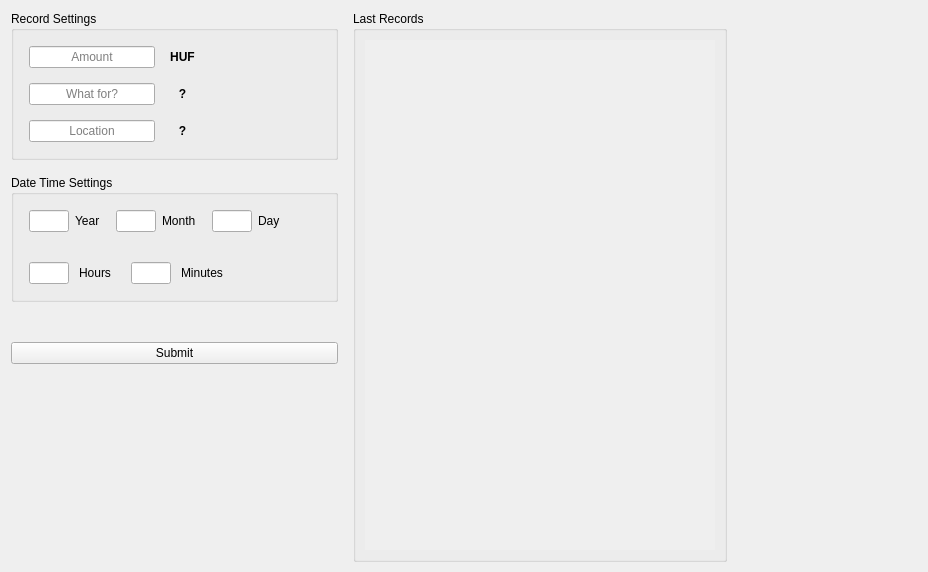
<?xml version="1.0" encoding="UTF-8"?>
<ui version="4.0">
 <class>NewRecordWidget</class>
 <widget class="QWidget" name="NewRecordWidget">
  <property name="geometry">
   <rect>
    <x>0</x>
    <y>0</y>
    <width>928</width>
    <height>572</height>
   </rect>
  </property>
  <property name="windowTitle">
   <string>Form</string>
  </property>
  <layout class="QGridLayout" name="gridLayout_2">
   <property name="rightMargin">
    <number>0</number>
   </property>
   <property name="bottomMargin">
    <number>10</number>
   </property>
   <property name="spacing">
    <number>15</number>
   </property>
   <item row="0" column="1" rowspan="5">
    <widget class="QGroupBox" name="groupBox_3">
     <property name="sizePolicy">
      <sizepolicy hsizetype="Expanding" vsizetype="Preferred">
       <horstretch>0</horstretch>
       <verstretch>0</verstretch>
      </sizepolicy>
     </property>
     <property name="title">
      <string>Last Records</string>
     </property>
     <property name="flat">
      <bool>true</bool>
     </property>
     <layout class="QGridLayout" name="gridLayout_5">
      <item row="0" column="0">
       <widget class="QScrollArea" name="scrollArea">
        <property name="sizePolicy">
         <sizepolicy hsizetype="Preferred" vsizetype="Expanding">
          <horstretch>0</horstretch>
          <verstretch>0</verstretch>
         </sizepolicy>
        </property>
        <property name="minimumSize">
         <size>
          <width>350</width>
          <height>0</height>
         </size>
        </property>
        <property name="maximumSize">
         <size>
          <width>350</width>
          <height>16777215</height>
         </size>
        </property>
        <property name="frameShape">
         <enum>QFrame::NoFrame</enum>
        </property>
        <property name="widgetResizable">
         <bool>true</bool>
        </property>
        <widget class="Content::History::Component::HistoryListingWidget" name="m_historyListing_widget">
         <property name="geometry">
          <rect>
           <x>0</x>
           <y>0</y>
           <width>350</width>
           <height>513</height>
          </rect>
         </property>
         <property name="sizePolicy">
          <sizepolicy hsizetype="Preferred" vsizetype="Preferred">
           <horstretch>0</horstretch>
           <verstretch>0</verstretch>
          </sizepolicy>
         </property>
         <property name="minimumSize">
          <size>
           <width>0</width>
           <height>0</height>
          </size>
         </property>
         <property name="maximumSize">
          <size>
           <width>16777215</width>
           <height>16777215</height>
          </size>
         </property>
        </widget>
       </widget>
      </item>
     </layout>
    </widget>
   </item>
   <item row="1" column="0">
    <widget class="QGroupBox" name="groupBox">
     <property name="title">
      <string>Date Time Settings</string>
     </property>
     <property name="flat">
      <bool>true</bool>
     </property>
     <layout class="QGridLayout" name="gridLayout">
      <property name="leftMargin">
       <number>15</number>
      </property>
      <property name="topMargin">
       <number>15</number>
      </property>
      <property name="rightMargin">
       <number>15</number>
      </property>
      <property name="bottomMargin">
       <number>15</number>
      </property>
      <property name="horizontalSpacing">
       <number>15</number>
      </property>
      <property name="verticalSpacing">
       <number>30</number>
      </property>
      <item row="0" column="0">
       <layout class="QHBoxLayout" name="horizontalLayout">
        <property name="spacing">
         <number>6</number>
        </property>
        <item>
         <widget class="QLineEdit" name="m_year_lineEdit">
          <property name="sizePolicy">
           <sizepolicy hsizetype="Fixed" vsizetype="Fixed">
            <horstretch>0</horstretch>
            <verstretch>0</verstretch>
           </sizepolicy>
          </property>
          <property name="minimumSize">
           <size>
            <width>40</width>
            <height>0</height>
           </size>
          </property>
          <property name="maximumSize">
           <size>
            <width>40</width>
            <height>16777215</height>
           </size>
          </property>
          <property name="alignment">
           <set>Qt::AlignCenter</set>
          </property>
         </widget>
        </item>
        <item>
         <widget class="QLabel" name="label_2">
          <property name="sizePolicy">
           <sizepolicy hsizetype="Fixed" vsizetype="Preferred">
            <horstretch>0</horstretch>
            <verstretch>0</verstretch>
           </sizepolicy>
          </property>
          <property name="text">
           <string>Year</string>
          </property>
         </widget>
        </item>
        <item>
         <spacer name="horizontalSpacer_4">
          <property name="orientation">
           <enum>Qt::Horizontal</enum>
          </property>
          <property name="sizeType">
           <enum>QSizePolicy::Fixed</enum>
          </property>
          <property name="sizeHint" stdset="0">
           <size>
            <width>10</width>
            <height>20</height>
           </size>
          </property>
         </spacer>
        </item>
        <item>
         <widget class="QLineEdit" name="m_month_lineEdit">
          <property name="sizePolicy">
           <sizepolicy hsizetype="Fixed" vsizetype="Fixed">
            <horstretch>0</horstretch>
            <verstretch>0</verstretch>
           </sizepolicy>
          </property>
          <property name="minimumSize">
           <size>
            <width>40</width>
            <height>0</height>
           </size>
          </property>
          <property name="maximumSize">
           <size>
            <width>40</width>
            <height>16777215</height>
           </size>
          </property>
          <property name="alignment">
           <set>Qt::AlignCenter</set>
          </property>
         </widget>
        </item>
        <item>
         <widget class="QLabel" name="label_3">
          <property name="sizePolicy">
           <sizepolicy hsizetype="Fixed" vsizetype="Preferred">
            <horstretch>0</horstretch>
            <verstretch>0</verstretch>
           </sizepolicy>
          </property>
          <property name="text">
           <string>Month</string>
          </property>
         </widget>
        </item>
        <item>
         <spacer name="horizontalSpacer_5">
          <property name="orientation">
           <enum>Qt::Horizontal</enum>
          </property>
          <property name="sizeType">
           <enum>QSizePolicy::Fixed</enum>
          </property>
          <property name="sizeHint" stdset="0">
           <size>
            <width>10</width>
            <height>20</height>
           </size>
          </property>
         </spacer>
        </item>
        <item>
         <widget class="QLineEdit" name="m_day_lineEdit">
          <property name="sizePolicy">
           <sizepolicy hsizetype="Fixed" vsizetype="Fixed">
            <horstretch>0</horstretch>
            <verstretch>0</verstretch>
           </sizepolicy>
          </property>
          <property name="minimumSize">
           <size>
            <width>40</width>
            <height>0</height>
           </size>
          </property>
          <property name="maximumSize">
           <size>
            <width>40</width>
            <height>16777215</height>
           </size>
          </property>
          <property name="alignment">
           <set>Qt::AlignCenter</set>
          </property>
         </widget>
        </item>
        <item>
         <widget class="QLabel" name="label_4">
          <property name="sizePolicy">
           <sizepolicy hsizetype="Fixed" vsizetype="Preferred">
            <horstretch>0</horstretch>
            <verstretch>0</verstretch>
           </sizepolicy>
          </property>
          <property name="text">
           <string>Day</string>
          </property>
         </widget>
        </item>
        <item>
         <spacer name="horizontalSpacer_2">
          <property name="orientation">
           <enum>Qt::Horizontal</enum>
          </property>
          <property name="sizeHint" stdset="0">
           <size>
            <width>40</width>
            <height>20</height>
           </size>
          </property>
         </spacer>
        </item>
       </layout>
      </item>
      <item row="1" column="0">
       <layout class="QHBoxLayout" name="horizontalLayout_5">
        <property name="spacing">
         <number>10</number>
        </property>
        <item>
         <widget class="QLineEdit" name="m_hours_lineEdit">
          <property name="sizePolicy">
           <sizepolicy hsizetype="Fixed" vsizetype="Fixed">
            <horstretch>0</horstretch>
            <verstretch>0</verstretch>
           </sizepolicy>
          </property>
          <property name="minimumSize">
           <size>
            <width>40</width>
            <height>0</height>
           </size>
          </property>
          <property name="maximumSize">
           <size>
            <width>40</width>
            <height>16777215</height>
           </size>
          </property>
          <property name="alignment">
           <set>Qt::AlignCenter</set>
          </property>
         </widget>
        </item>
        <item>
         <widget class="QLabel" name="label_5">
          <property name="sizePolicy">
           <sizepolicy hsizetype="Fixed" vsizetype="Preferred">
            <horstretch>0</horstretch>
            <verstretch>0</verstretch>
           </sizepolicy>
          </property>
          <property name="text">
           <string>Hours</string>
          </property>
          <property name="alignment">
           <set>Qt::AlignCenter</set>
          </property>
         </widget>
        </item>
        <item>
         <spacer name="horizontalSpacer_6">
          <property name="orientation">
           <enum>Qt::Horizontal</enum>
          </property>
          <property name="sizeType">
           <enum>QSizePolicy::Fixed</enum>
          </property>
          <property name="sizeHint" stdset="0">
           <size>
            <width>10</width>
            <height>20</height>
           </size>
          </property>
         </spacer>
        </item>
        <item>
         <widget class="QLineEdit" name="m_minutes_lineEdit">
          <property name="sizePolicy">
           <sizepolicy hsizetype="Fixed" vsizetype="Fixed">
            <horstretch>0</horstretch>
            <verstretch>0</verstretch>
           </sizepolicy>
          </property>
          <property name="minimumSize">
           <size>
            <width>40</width>
            <height>0</height>
           </size>
          </property>
          <property name="maximumSize">
           <size>
            <width>40</width>
            <height>16777215</height>
           </size>
          </property>
          <property name="alignment">
           <set>Qt::AlignCenter</set>
          </property>
         </widget>
        </item>
        <item>
         <widget class="QLabel" name="label">
          <property name="text">
           <string>Minutes</string>
          </property>
         </widget>
        </item>
        <item>
         <spacer name="horizontalSpacer">
          <property name="orientation">
           <enum>Qt::Horizontal</enum>
          </property>
          <property name="sizeType">
           <enum>QSizePolicy::Expanding</enum>
          </property>
          <property name="sizeHint" stdset="0">
           <size>
            <width>40</width>
            <height>20</height>
           </size>
          </property>
         </spacer>
        </item>
       </layout>
      </item>
     </layout>
    </widget>
   </item>
   <item row="0" column="0">
    <widget class="QGroupBox" name="groupBox_2">
     <property name="title">
      <string>Record Settings</string>
     </property>
     <property name="flat">
      <bool>true</bool>
     </property>
     <layout class="QGridLayout" name="gridLayout_3">
      <property name="leftMargin">
       <number>15</number>
      </property>
      <property name="topMargin">
       <number>15</number>
      </property>
      <property name="rightMargin">
       <number>15</number>
      </property>
      <property name="bottomMargin">
       <number>15</number>
      </property>
      <property name="horizontalSpacing">
       <number>15</number>
      </property>
      <property name="verticalSpacing">
       <number>30</number>
      </property>
      <item row="0" column="0">
       <layout class="QGridLayout" name="gridLayout_4">
        <property name="horizontalSpacing">
         <number>15</number>
        </property>
        <item row="0" column="2">
         <spacer name="horizontalSpacer_7">
          <property name="orientation">
           <enum>Qt::Horizontal</enum>
          </property>
          <property name="sizeHint" stdset="0">
           <size>
            <width>40</width>
            <height>20</height>
           </size>
          </property>
         </spacer>
        </item>
        <item row="0" column="1">
         <layout class="QVBoxLayout" name="verticalLayout_2">
          <property name="spacing">
           <number>15</number>
          </property>
          <item>
           <widget class="QLabel" name="label_6">
            <property name="font">
             <font>
              <weight>75</weight>
              <bold>true</bold>
             </font>
            </property>
            <property name="toolTip">
             <string>Currently used currency</string>
            </property>
            <property name="text">
             <string>HUF</string>
            </property>
            <property name="alignment">
             <set>Qt::AlignCenter</set>
            </property>
           </widget>
          </item>
          <item>
           <widget class="QLabel" name="label_7">
            <property name="font">
             <font>
              <weight>75</weight>
              <bold>true</bold>
             </font>
            </property>
            <property name="toolTip">
             <string>&lt;html&gt;&lt;head/&gt;&lt;body&gt;&lt;p&gt;Why is this record created?&lt;/p&gt;&lt;p&gt;e.g.: Buying something or getting salary&lt;/p&gt;&lt;/body&gt;&lt;/html&gt;</string>
            </property>
            <property name="text">
             <string>?</string>
            </property>
            <property name="alignment">
             <set>Qt::AlignCenter</set>
            </property>
           </widget>
          </item>
          <item>
           <widget class="QLabel" name="label_8">
            <property name="font">
             <font>
              <weight>75</weight>
              <bold>true</bold>
             </font>
            </property>
            <property name="toolTip">
             <string>&lt;html&gt;&lt;head/&gt;&lt;body&gt;&lt;p&gt;The original location of the transaction&lt;/p&gt;&lt;p&gt;e.g.: Restaurant or Mall&lt;/p&gt;&lt;/body&gt;&lt;/html&gt;</string>
            </property>
            <property name="text">
             <string>?</string>
            </property>
            <property name="alignment">
             <set>Qt::AlignCenter</set>
            </property>
           </widget>
          </item>
         </layout>
        </item>
        <item row="0" column="0">
         <layout class="QVBoxLayout" name="verticalLayout">
          <property name="spacing">
           <number>15</number>
          </property>
          <item>
           <widget class="QLineEdit" name="m_amount_lineEdit">
            <property name="text">
             <string/>
            </property>
            <property name="alignment">
             <set>Qt::AlignCenter</set>
            </property>
            <property name="placeholderText">
             <string>Amount</string>
            </property>
           </widget>
          </item>
          <item>
           <widget class="QLineEdit" name="m_whatFor_lineEdit">
            <property name="alignment">
             <set>Qt::AlignCenter</set>
            </property>
            <property name="placeholderText">
             <string>What for?</string>
            </property>
           </widget>
          </item>
          <item>
           <widget class="QLineEdit" name="m_location_lineEdit">
            <property name="text">
             <string/>
            </property>
            <property name="alignment">
             <set>Qt::AlignCenter</set>
            </property>
            <property name="placeholderText">
             <string>Location</string>
            </property>
           </widget>
          </item>
         </layout>
        </item>
       </layout>
      </item>
     </layout>
    </widget>
   </item>
   <item row="4" column="0">
    <spacer name="verticalSpacer">
     <property name="orientation">
      <enum>Qt::Vertical</enum>
     </property>
     <property name="sizeType">
      <enum>QSizePolicy::Expanding</enum>
     </property>
     <property name="sizeHint" stdset="0">
      <size>
       <width>20</width>
       <height>40</height>
      </size>
     </property>
    </spacer>
   </item>
   <item row="2" column="0">
    <spacer name="verticalSpacer_2">
     <property name="orientation">
      <enum>Qt::Vertical</enum>
     </property>
     <property name="sizeType">
      <enum>QSizePolicy::Fixed</enum>
     </property>
     <property name="sizeHint" stdset="0">
      <size>
       <width>20</width>
       <height>25</height>
      </size>
     </property>
    </spacer>
   </item>
   <item row="3" column="0">
    <widget class="QPushButton" name="m_submit_btn">
     <property name="maximumSize">
      <size>
       <width>350</width>
       <height>16777215</height>
      </size>
     </property>
     <property name="text">
      <string>Submit</string>
     </property>
    </widget>
   </item>
   <item row="0" column="2" rowspan="5">
    <spacer name="horizontalSpacer_3">
     <property name="orientation">
      <enum>Qt::Horizontal</enum>
     </property>
     <property name="sizeType">
      <enum>QSizePolicy::Expanding</enum>
     </property>
     <property name="sizeHint" stdset="0">
      <size>
       <width>40</width>
       <height>20</height>
      </size>
     </property>
    </spacer>
   </item>
  </layout>
 </widget>
 <customwidgets>
  <customwidget>
   <class>Content::History::Component::HistoryListingWidget</class>
   <extends>QWidget</extends>
   <header>Content/History/Components/historylistingwidget.h</header>
   <container>1</container>
  </customwidget>
 </customwidgets>
 <tabstops>
  <tabstop>m_amount_lineEdit</tabstop>
  <tabstop>m_whatFor_lineEdit</tabstop>
  <tabstop>m_location_lineEdit</tabstop>
  <tabstop>m_year_lineEdit</tabstop>
  <tabstop>m_month_lineEdit</tabstop>
  <tabstop>m_day_lineEdit</tabstop>
  <tabstop>m_hours_lineEdit</tabstop>
  <tabstop>m_minutes_lineEdit</tabstop>
  <tabstop>m_submit_btn</tabstop>
 </tabstops>
 <resources/>
 <connections/>
</ui>
